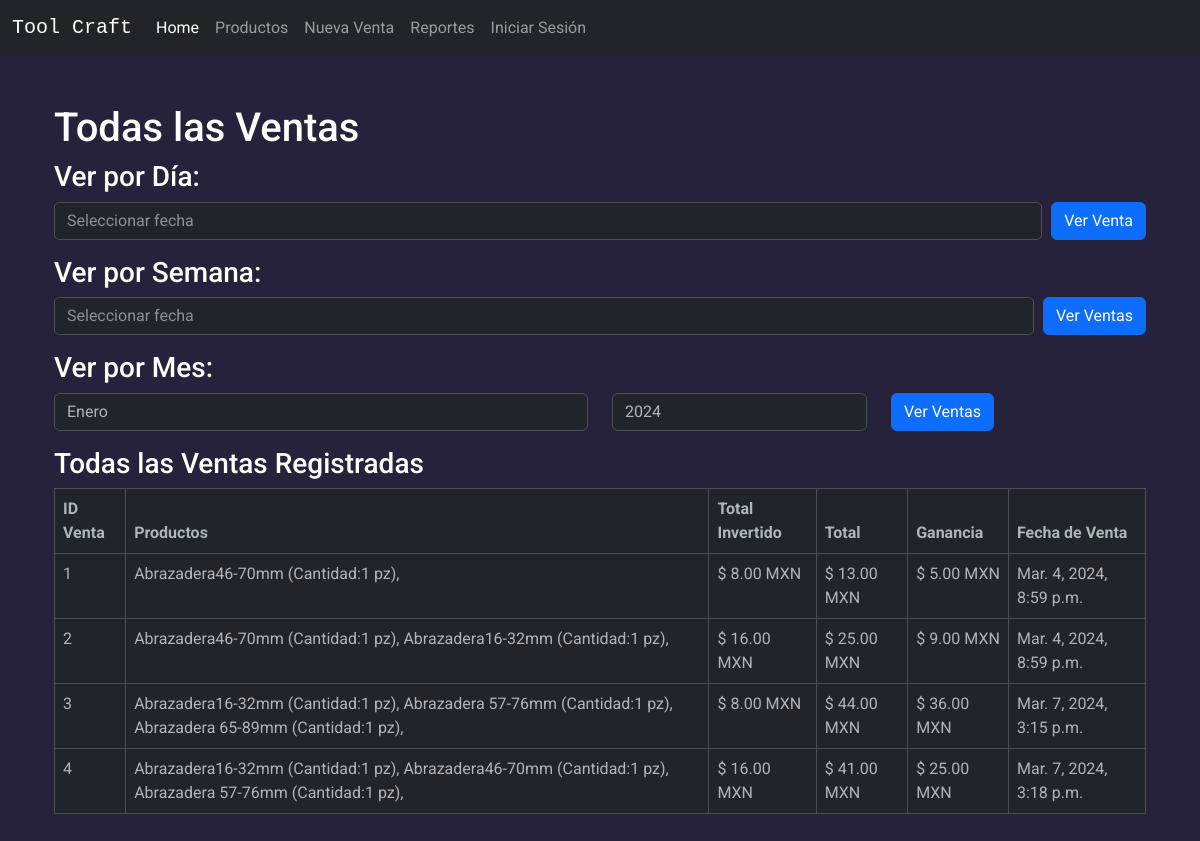
Page /todas-las-ventas/ on the earlier database version.
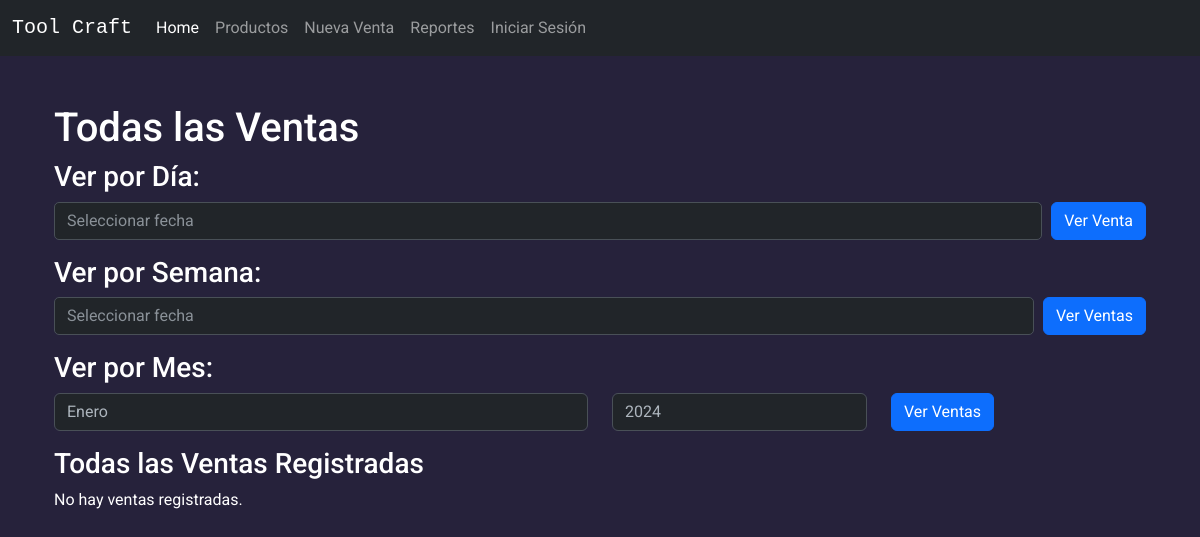
Same page on the later database version.
### Venta/models.py (models this page shows, shortened)
class VentaModel(models.Model):
    total = models.DecimalField(max_digits=10, decimal_places=2)
    total_invertido = models.DecimalField(max_digits=10, decimal_places=2, null= True, default=0)
    ganancia=models.DecimalField(max_digits=10,decimal_places=2,null=True, default=0)
    fecha_venta = models.DateTimeField(auto_now_add=True)

class DetalleVenta(models.Model):
    venta = models.ForeignKey(VentaModel, related_name='detalle', on_delete=models.CASCADE)
    producto = models.ForeignKey(Producto, on_delete=models.CASCADE)
    cantidad = models.PositiveIntegerField()
    precio_unitario = models.DecimalField(max_digits=10, decimal_places=2)
    total = models.DecimalField(max_digits=10, decimal_places=2)

### Inventario/models.py (models this page shows, shortened)
class Producto(models.Model):
    nombre = models.CharField(max_length=255, verbose_name='Nombre del Producto')
    medida = models.CharField(max_length=255, verbose_name='Medida (por ejemplo: cm, pulg, kg, oz o litros)', blank=True, null=True,)
    codigo_barras = models.CharField(max_length=255, verbose_name="Codigo de Barra", blank=True, null=True,)
    codigo_producto = models.CharField(blank=True, null=True, max_length=25, verbose_name='Codigo Producto')
    existencia = models.IntegerField(default=0,max_length=255, verbose_name='Existencias')
    precio_venta = models.DecimalField(max_digits=10, decimal_places=2, verbose_name='Precio de Venta', blank=True, null=True,)
    precio_compra = models.DecimalField(max_digits=10, decimal_places=2, verbose_name='Precio de Compra', default=0)
    fecha_creacion = models.DateField(auto_now_add=True, verbose_name='Fecha de Creación')
    imagen = models.ImageField(blank=True, null=True, verbose_name='Imagen del Producto')
    class Meta:
        verbose_name_plural = 'Productos'

### Venta/views.py (the view)
# urls.py: path('todas-las-ventas/', todas_las_ventas, name='todas_las_ventas'),
def todas_las_ventas(request):
    ventas = VentaModel.objects.all()
    ventas_detalles = [venta.detalle.all() for venta in ventas]
    if request.method == 'POST':
        form = MesAnoForm(request.POST)
        if form.is_valid():
            mes = form.cleaned_data['mes']
            ano = form.cleaned_data['ano']
            return HttpResponseRedirect(f'/ventas-por-mes/{ano}/{mes}/')
    else:
        form = MesAnoForm()
    context = {'ventas': ventas, 'ventas_detalles': ventas_detalles, 'form': form}
    return render(request, 'todas_las_ventas.html', context)

### Venta/forms.py
class MesAnoForm(forms.Form):
    MESES = [
        (1, 'Enero'), (2, 'Febrero'), (3, 'Marzo'), (4, 'Abril'),
        (5, 'Mayo'), (6, 'Junio'), (7, 'Julio'), (8, 'Agosto'),
        (9, 'Septiembre'), (10, 'Octubre'), (11, 'Noviembre'), (12, 'Diciembre')
    ]
    ANOS = [(year, str(year)) for year in range(2024, 2034)]
    mes = forms.ChoiceField(
        choices=MESES,
        label='Mes',
        widget=forms.Select(attrs={'class': 'form-control'})
    )
    ano = forms.ChoiceField(
        choices=ANOS,
        label='Año',
        widget=forms.Select(attrs={'class': 'form-control'})
    )

### Venta/context_processor.py (called while the page is built)
def total_venta(request):
    total = float(0)
    if request.user.is_authenticated:
        if "venta" in request.session:
            for key, value in request.session["venta"].items():
                total += float(value.get("acumulado", 0))
    request.session["total_venta"] = total
    request.session.modified = True
    return {"total_venta": total}

### Venta/templates/todas_las_ventas.html (shortened to what this page needs)
{% extends 'base.html' %}
{% block extra_css %}
  <link rel="stylesheet" href="https://code.jquery.com/ui/1.12.1/themes/base/jquery-ui.css">
{% endblock %}
{% block content %}
  <div class="container mt-4">
    <h1>Todas las Ventas</h1>
    <div class="mb-3">
      <h3>Ver por Día:</h3>
      <div class="input-group">
        <input class="form-control" type="text" id="datepickerDia" placeholder="Seleccionar fecha" style="border-radius: 5px;">
        <div class="input-group-append">
          <button class="btn btn-primary" id="buscarVentasDia" type="button" style="margin-left: 10px;">Ver Venta</button>
        </div>
      </div>
    </div>
    <div class="mb-3">
      <h3>Ver por Semana:</h3>
      <form id="semanaForm" action="{% url 'enviar_semana' %}" method="get">
        <div class="input-group">
          <input type="text" id="datepickerSemana" class="form-control" placeholder="Seleccionar fecha" name="fecha_seleccionada" style="border-radius: 5px;" required>
          <div class="input-group-append">
            <button class="btn btn-primary" type="submit" style="margin-left: 10px;">Ver Ventas</button>
          </div>
        </div>
      </form>
    </div>
    <div class="mb-3">
      <h3>Ver por Mes:</h3>
      <form method="post" action="{% url 'ventas_por_mes' %}" class="row">
        <div class="form-group col-md-6">
          {{ form.mes }}
        </div>
        <div class="form-group col-md-3">
          {{ form.ano }}
        </div>
        <div class="form-group col-md-3">
          <button class="btn btn-primary" type="submit">Ver Ventas</button>
        </div>
      </form>
    </div>
    <h3>Todas las Ventas Registradas</h3>
    {% if ventas %}
      <table class="table table-bordered">
        <thead>
          <tr>
            <th scope="col">ID Venta</th>
            <th scope="col">Productos</th>
            <th scope="col">Total Invertido</th>
            <th scope="col">Total</th>
            <th scope="col">Ganancia</th>
            <th scope="col">Fecha de Venta</th>
          </tr>
        </thead>
        <tbody>
          {% for venta in ventas %}
            <tr>
              <td>{{ venta.id }}</td>
              <td>
                {% for detalle in venta.detalle.all %}
                  {{ detalle.producto.nombre }}{{ detalle.producto.medida }} (Cantidad:{{ detalle.cantidad }} pz),
                {% endfor %}
              </td>
              <td> $ {{ venta.total_invertido }} MXN</td>
              <td> $ {{ venta.total }} MXN</td>
              <td> $ {{ venta.ganancia }} MXN</td>
              <td>{{ venta.fecha_venta }}</td>
            </tr>
          {% endfor %}
        </tbody>
      </table>
    {% else %}
      <p>No hay ventas registradas.</p>
    {% endif %}
  </div>
{% endblock %}

### templates/base.html (shortened to what this page needs)
<!DOCTYPE html>
<html lang="es" data-bs-theme="dark">
<head>
    {% load static %}
    <link href="https://cdn.jsdelivr.net/npm/bootstrap@5.3.0/dist/css/bootstrap.min.css" rel="stylesheet">
    <link rel="stylesheet" href="https://cdnjs.cloudflare.com/ajax/libs/font-awesome/6.0.0/css/all.min.css"  />
    <link href = "{% static 'css/styleTC.css' %}" rel="stylesheet"/>
    <link rel="stylesheet" type="text/css" href="https://cdnjs.cloudflare.com/ajax/libs/toastr.js/latest/toastr.min.css">
    {% block extra_css %}{% endblock %}
</head>
<body class ="text-light"style="background-color: #212529;">
    <nav class="navbar navbar-expand-lg navbar-dark bg-dark">
        <div class="container-fluid">
            <a class="navbar-brand" href="{% url 'mainpage' %}">Tool Craft</a>
            <div class="collapse navbar-collapse" id="navbarNav">
                <ul class="navbar-nav mr-auto">
                    <li class="nav-item">
                        <a class="nav-link active" aria-current="page" href="{% url 'mainpage' %}">Home</a>
                    </li>
                    <li class="nav-item">
                        <a class="nav-link" href="{% url 'producto_list' %}">Productos</a>
                    </li>
                    <li class="nav-item">
                        <a class="nav-link" href="{%url 'venta_productos'%}">Nueva Venta</a>
                    </li>
                    <li class="nav-item">
                        <a class="nav-link" href="{%url 'todas_las_ventas'%}">Reportes</a>
                    </li>
                    <li class="nav-item">
                        {% if user.is_authenticated %}
                            <a class="nav-link" href="{% url 'logout' %}">Cerrar Sesión</a>
                        {% else %}
                            <a class="nav-link" href="{% url 'login' %}">Iniciar Sesión</a>
                        {% endif %}
                    </li>
                </ul>
            </div>
        </div>
    </nav>
    <div class="container mt-5 mb-5" >
    {% block content %}{% endblock %}
</body>
</html>

### static/css/styleTC.css (style rules this page uses)
body { font-family: "Roboto", Helvetica, sans-serif; background-color: #26223b!important; color: white!important; }
h1, h2, h3, p, a { color: white; }
.navbar { font-family: "Courier New", monospace; background-color: #26223b; color: white; }
ul { padding:0; margin:0; display: flex; flex-wrap: wrap; }
ul li { list-style: none; font-family: "Roboto", Helvetica, sans-serif; }
ul li a { text-decoration: none; color: #3d3d3d; font-size: 22px; display: block; padding: 18px 15px; position: relative; }
ul li a:before { content:''; position: absolute; top: 0; left: 0; width: 100%; height: 2px; background-color: #e76e50; transform: scalex(0); transform-origin: left; transition: all 0.5s; }
ul li a:after { content:''; position: absolute; bottom: 0; left:0; width: 100%; height: 2px; background-color: #e76e50; transform: scalex(0); transform-origin: right; transition: all 0.5s; }

Differences in the rows shown:
removed VentaModel: id "1", total_invertido "8.00", total "13.00", ganancia "5.00", fecha_venta "Mar. 4, 2024, 8:59 p.m."
removed DetalleVenta: producto.nombre "Abrazadera", producto.medida "46-70mm", cantidad "1"
removed VentaModel: id "2", total_invertido "16.00", total "25.00", ganancia "9.00", fecha_venta "Mar. 4, 2024, 8:59 p.m."
removed DetalleVenta: producto.nombre "Abrazadera", producto.medida "46-70mm", cantidad "1", shown under "2"
removed DetalleVenta: producto.nombre "Abrazadera", producto.medida "16-32mm", cantidad "1", shown under "2"
removed VentaModel: id "3", total_invertido "8.00", total "44.00", ganancia "36.00", fecha_venta "Mar. 7, 2024, 3:15 p.m."
removed DetalleVenta: producto.nombre "Abrazadera", producto.medida "16-32mm", cantidad "1", shown under "3"
removed DetalleVenta: producto.nombre "Abrazadera", producto.medida "57-76mm", cantidad "1", shown under "3"
removed DetalleVenta: producto.nombre "Abrazadera", producto.medida "65-89mm", cantidad "1", shown under "3"
removed VentaModel: id "4", total_invertido "16.00", total "41.00", ganancia "25.00", fecha_venta "Mar. 7, 2024, 3:18 p.m."
removed DetalleVenta: producto.nombre "Abrazadera", producto.medida "16-32mm", cantidad "1", shown under "4"
removed DetalleVenta: producto.nombre "Abrazadera", producto.medida "46-70mm", cantidad "1", shown under "4"
removed DetalleVenta: producto.nombre "Abrazadera", producto.medida "57-76mm", cantidad "1", shown under "4"
Other differences:
text no longer shown: "ID Venta Productos Total Invertido Total Ganancia Fecha de Venta"
text now shown: "No hay ventas registradas."
